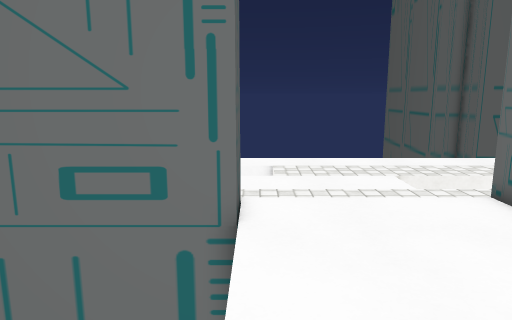
View 1 (above)

17 first-person views from a walk through a 3-D level made in the Unity game engine. The camera is 1.5 m above the floor, tilts 10° down and sees 70° across. The floor is counted in squares, 0.5 m on a side. Each view is taken from the middle of a square. On the plan, view 1 faces up. The plan holds only what a view shows up to about 20 squares ahead; the rest is blank. The place goes on beyond the plan. The player character is not drawn. Some animated figures are not drawn. Door leaves are left out, so doorways stand open. Some surface patterns are stand-ins.

View 2
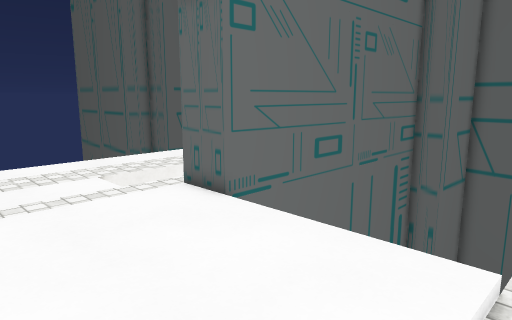

View 3
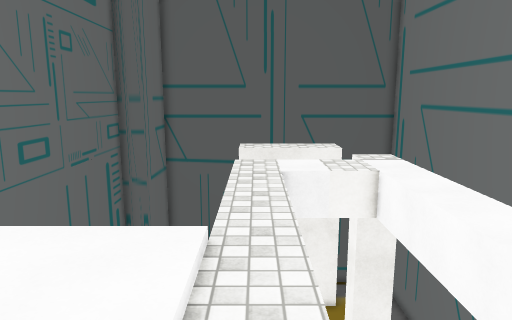

View 4
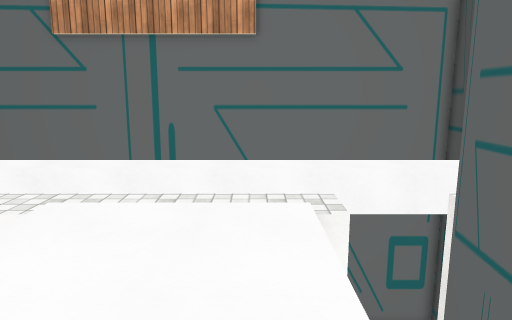

View 5
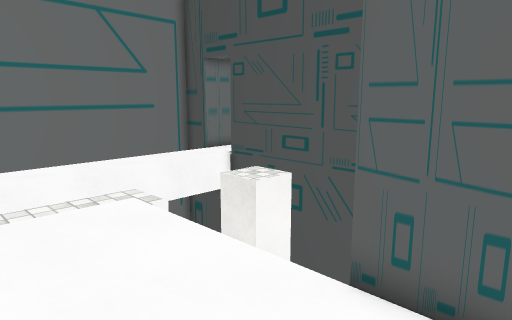

View 6
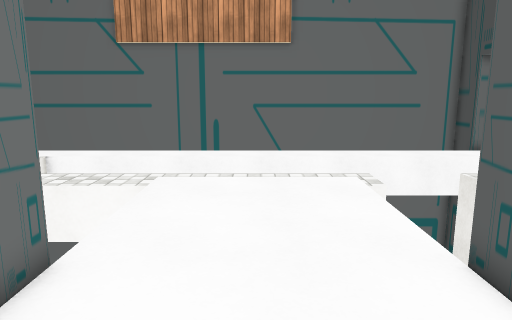

View 7
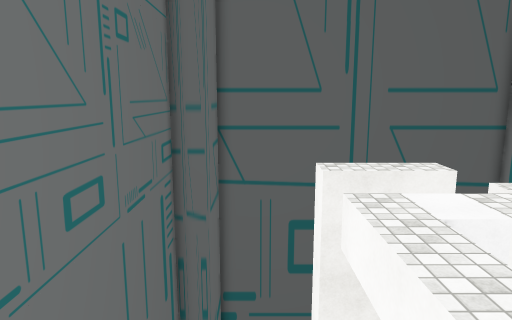

View 8
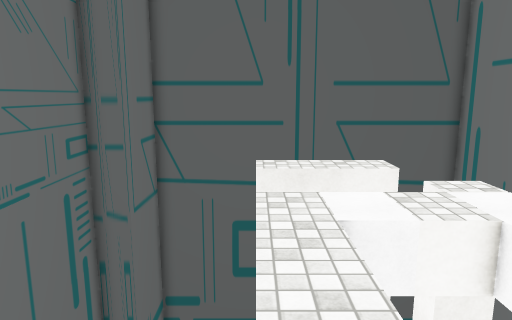

View 9
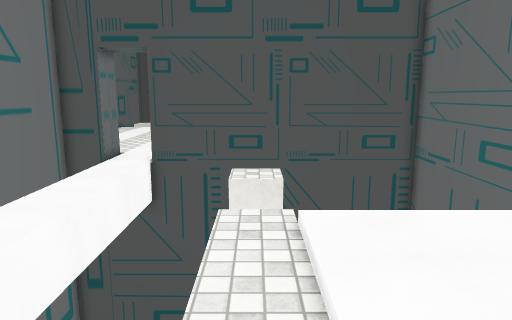

View 10
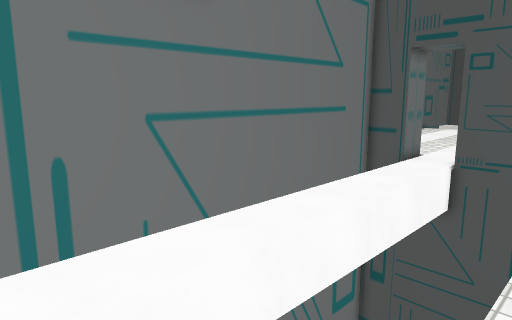

View 11
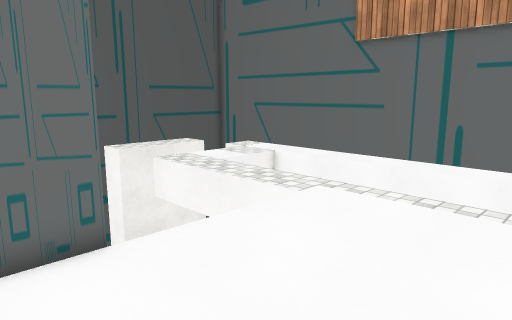

View 12
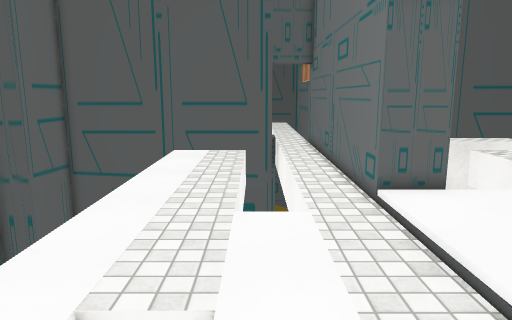

View 13
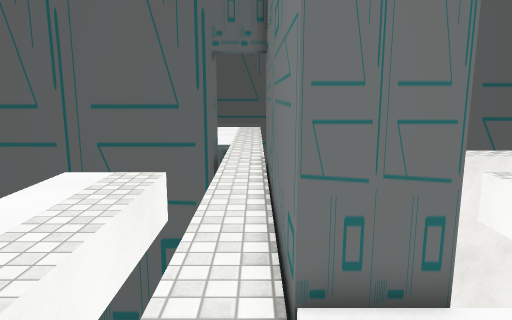

View 14
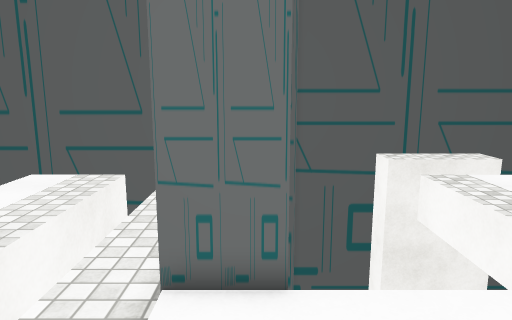

View 15
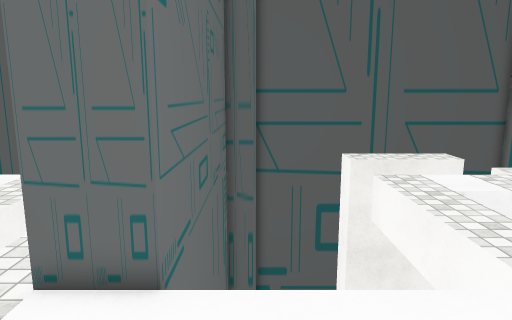

View 16
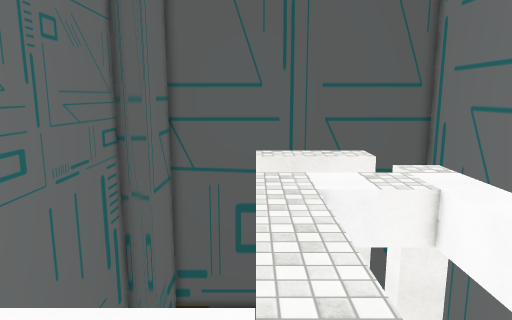

View 17
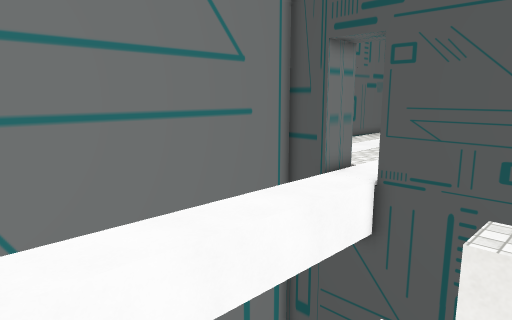

### Floor plan
Key: @ floor where view 1 was taken; # wall or solid block; . main floor; : floor 0.25 m higher than the main floor; / step, stairs or slope; D open door; v drop or lower ground.
Columns run from 11 left of view 1 to 23 right of it. Each row starts with its distance up from view 1.
 22                               #
 21                               #
 20                               #
 19                               #
 18              vvvvvvvv   vvv   #
 17           .................v  #
 16           .................v  #
 15             v..............v  #
 14             v..............v  #
 13        .   .....v             D#
 12            .....vvvvvvvvvvvv  DD#
 11            ...................DD..
 10           #.......#           DD..
  9           #DDDDDDD#############D
  8   ##########:::::##############
  7   #        ::::::v            ##
  6   #        :::::::            v####
  5   #        :::::::                #
  4   #        :::::::                #
  3   #        :::::::                #
  2   #        ::::::/                #
  1   # vvv   v///////vvvvvvvvvv   vvv#
  0   # v.v   .@...............v   v.v#
 -1   # vvv   vvvvvvvvvvvvvvv..v   v.v#
 -2   #                      ..v   v.v#
 -3   #                      ..v   v.v#
 -4  #D                      ..v   v.v#
 -5  DDvvvvvvvvvvvvvvvvvvvvvv...vv vvv#
 -6 .DD..........................v    #
 -7 #DDvvvvvvvvvvvvvvvvvvvvvvvvvvv    #
 -8  #D                               #
 -9   #################################

Where each view was taken, in squares from view 1:
view 1: 0 up, 0 right, facing up
view 2: 0 up, 0 right, facing up-right
view 3: 0 up, 1 left, facing right
view 4: 10 up, 1 right, facing down
view 5: 10 up, 4 right, facing down-left
view 6: 13 up, 3 right, facing down
view 7: 4 up, 4 right, facing right
view 8: 1 up, 5 right, facing right
view 9: 0 up, 8 right, facing left
view 10: 0 up, 8 right, facing down-left
view 11: 10 up, 0 right, facing down-right
view 12: 13 up, 4 left, facing right
view 13: 10 up, 2 right, facing right
view 14: 8 up, 1 right, facing right
view 15: 6 up, 1 right, facing right
view 16: 1 up, 2 right, facing right
view 17: 1 up, 3 right, facing down-left
